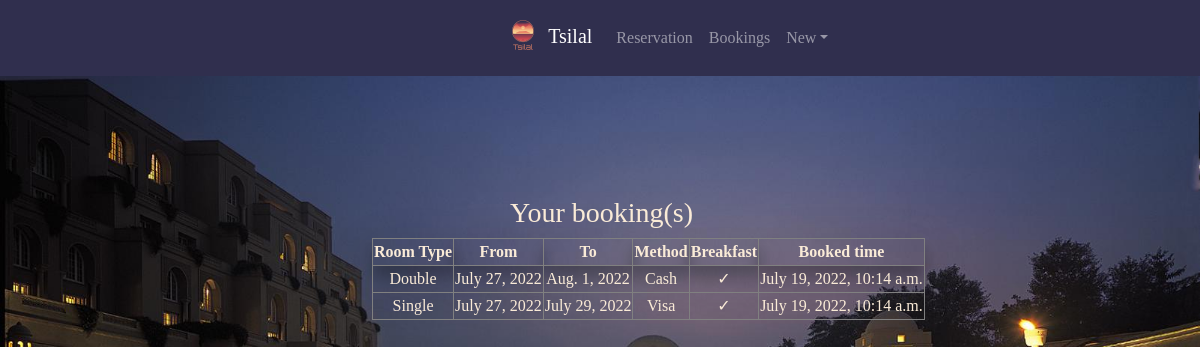
Page /bookings/7 (signed in) on the committed database.
### hotel/models.py (models this page shows, shortened)
class User (AbstractUser):
	pass

class Booking(models.Model):
	userB = models.ForeignKey(User, on_delete = models.SET_NULL, null=True, related_name = "userB")
	roomB = models.ForeignKey(Room, on_delete = models.SET_NULL, null=True, related_name = "roomB")
	fromB = models.DateField()
	toB = models.DateField()
	paidVia = models.TextField(choices = METHODS)
	bfIncluded = models.BooleanField(default = False)
	bookedTime = models.DateTimeField(django.utils.timezone.now())

class Room(models.Model):
	roomType = models.ForeignKey(RoomTypePrice, on_delete=models.CASCADE, related_name="roomType")
	description = models.TextField(blank = True)

class RoomTypePrice(models.Model):
	roomTypeP = models.TextField(choices = CATEGORIES)
	roomPrice = models.DecimalField(max_digits = 10, decimal_places = 2)
	def __str__(self):
		return f"{self.roomTypeP}"

### hotel/views.py (the view)
# urls.py: path("bookings/<int:userId>", views.showBookings, name="showBookings"),
@login_required
def showBookings (request, userId):
	if userId == request.user.id:
		bExist = True
		bookings = Booking.objects.filter(userB_id=userId).order_by("-fromB")
		if(len(bookings)==0):
			bExist = False
		return render (request, "hotel/bookings.html", {
			"bookings":bookings,
			"bExist": bExist
			})
	else:
		return render(request, "hotel/doesntexist.html")

### hotel/templates/hotel/bookings.html (shortened to what this page needs)
{% extends "hotel/layout.html" %}
{% load static %}
{% block body %}
{% if bExist %}
<h3>Your booking(s)</h3>
	<table border="1px" id="bookings-table">
		<tr>
			<th>Room Type</th>
			<th>From</th>
			<th>To</th>
			<th>Method</th>
			<th>Breakfast</th>
			<th>Booked time</th>
		</tr>
	<tbody class="bookings-tbody" >
		{% for b in bookings %}
		<tr>
			<td>{{b.roomB.roomType}}</td>
			<td>{{b.fromB}}</td>
			<td>{{b.toB}}</td>
			<td>{{b.paidVia}}</td>
			{% if b.bfIncluded %}
			<td>&#10003;</td>
			{% else %}
			<td>&#10005;</td>
			{% endif %}
			<td>{{b.bookedTime}}</td>
		</tr>
		{% endfor %}
	</tbody>
	</table>
{% else %}
	<h3>You don't have any bookings.</h3>
{%endif%}
{% endblock %}

### hotel/templates/hotel/layout.html (shortened to what this page needs)
{% load static %}
<!DOCTYPE html>
<html>
<head>
	<link rel="stylesheet" href="https://stackpath.bootstrapcdn.com/bootstrap/4.4.1/css/bootstrap.min.css">
  {% block styles %}
  <link rel="stylesheet" href="{% static 'hotel/styles.css' %}?1422585377">
  {% endblock %}
</head>
<body>
	<nav class="navbar navbar-expand-lg navbar-dark bg-primary" id="header">
  <div class="container-fluid" style="position:relative;  width: 20%;">
    <a class="navbar-brand" href="/"><img src="{% static 'hotel/tsilal-logo.png' %}" width="50" height="50">Tsilal</a>
    <div class="collapse navbar-collapse" id="navbarColor01">
      <ul class="navbar-nav me-auto">
        {% if user.is_authenticated %}
        <li class="nav-item">
          <a class="nav-link" href="/reservations/{{request.user.id}}">Reservation</a>
        </li>
        <li class="nav-item">
          <a class="nav-link" href="/bookings/{{request.user.id}}">Bookings</a>
        </li>
        <li class="nav-item dropdown">
          <a class="nav-link dropdown-toggle" data-bs-toggle="dropdown" href="#" role="button" aria-haspopup="true" aria-expanded="false">{{ user.username}}</a>
        </li>
        {% endif %}
        </ul>
    </div>
  </div>
</nav>
<div class="inside-body">
  {% block body %}
	{% endblock %}
</div>
</body>
</html>

### hotel/static/hotel/styles.css (style rules this page uses)
body { background-color: silver; background: url('hotel1.jpg') no-repeat fixed; background-size: 100%; font-family: "papyrus","algeria","georgia"; color: rgb(250, 235, 215); }
#header { background-color: rgb(48,47,78) !important; }
.navbar { position: sticky; top: 0; z-index: 100; }
.inside-body { margin: 10% 0% 0% 42.5%; }
th, td { text-align: center; transition-duration: 0.2s; }
th, td:hover { box-shadow: 0 12px 16px 0 rgba(0, 0, 0, 0.24),0 17px 50px 0 rgba(0,0,0,0.19); }
#bookings-table { margin: 0% 0% 0% -20%; }
a:link, a:visited { color: black; background-color: transparent; text-decoration: none; }

### rows in the picture
User: username "New"
Booking: roomB.roomType "Double", fromB "July 27, 2022", toB "Aug. 1, 2022", paidVia "Cash", bookedTime "July 19, 2022, 10:14 a.m."
Booking: roomB.roomType "Single", fromB "July 27, 2022", toB "July 29, 2022", paidVia "Visa", bookedTime "July 19, 2022, 10:14 a.m."
